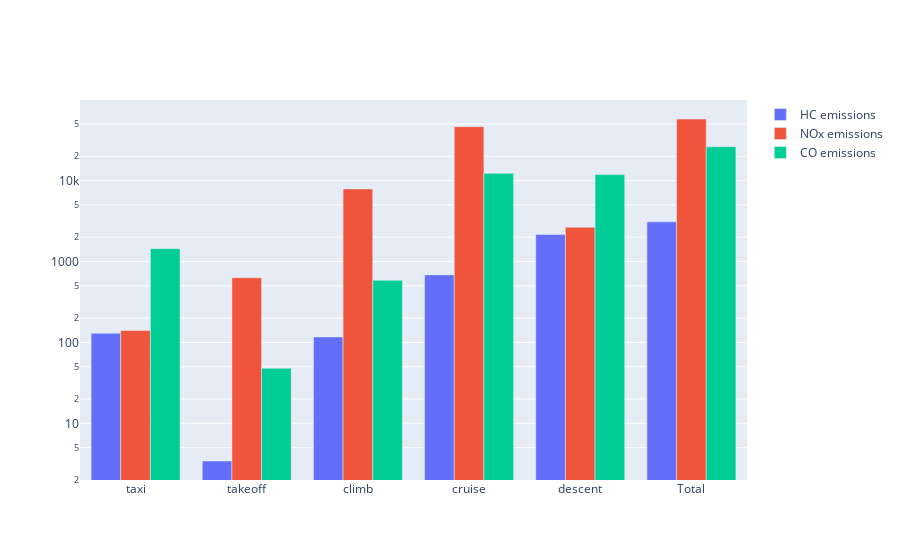

Notebook source saved alongside this figure:
### Code cell
import plotly.graph_objects as go
import pandas as pd

phases_df = pd.read_csv("output/emissions/summary.csv")

phases = phases_df["Phase"]
co_emm = phases_df["CO emissions (g)"]
nox_emm = phases_df["NOx emissions (g)"]
hc_emm = phases_df["HC emissions (g)"]

fig = go.Figure([
    go.Bar(name='HC emissions', x=phases, y=hc_emm),
    go.Bar(name='NOx emissions', x=phases, y=nox_emm),
    go.Bar(name='CO emissions', x=phases, y=co_emm)
])

fig.update_layout(barmode='group', yaxis_type='log')
fig.show()

### Figure 1 — Plotly figure (JSON) as saved in the notebook; plotly's stock layout.template omitted (floating-point values rounded to 4 significant figures)
{"data": [{"name": "HC emissions", "type": "bar", "x": ["taxi", "takeoff", "climb", "cruise", "descent", "Total"], "y": [129.6, 3.42, 117.0, 684.0, 2162.0, 3096.0]}, {"name": "NOx emissions", "type": "bar", "x": ["taxi", "takeoff", "climb", "cruise", "descent", "Total"], "y": [140.4, 629.3, 7898.0, 46510.0, 2652.0, 57830.0]}, {"name": "CO emissions", "type": "bar", "x": ["taxi", "takeoff", "climb", "cruise", "descent", "Total"], "y": [1444.0, 47.88, 585.0, 12310.0, 11870.0, 26260.0]}], "layout": {"barmode": "group", "yaxis": {"type": "log"}}}
